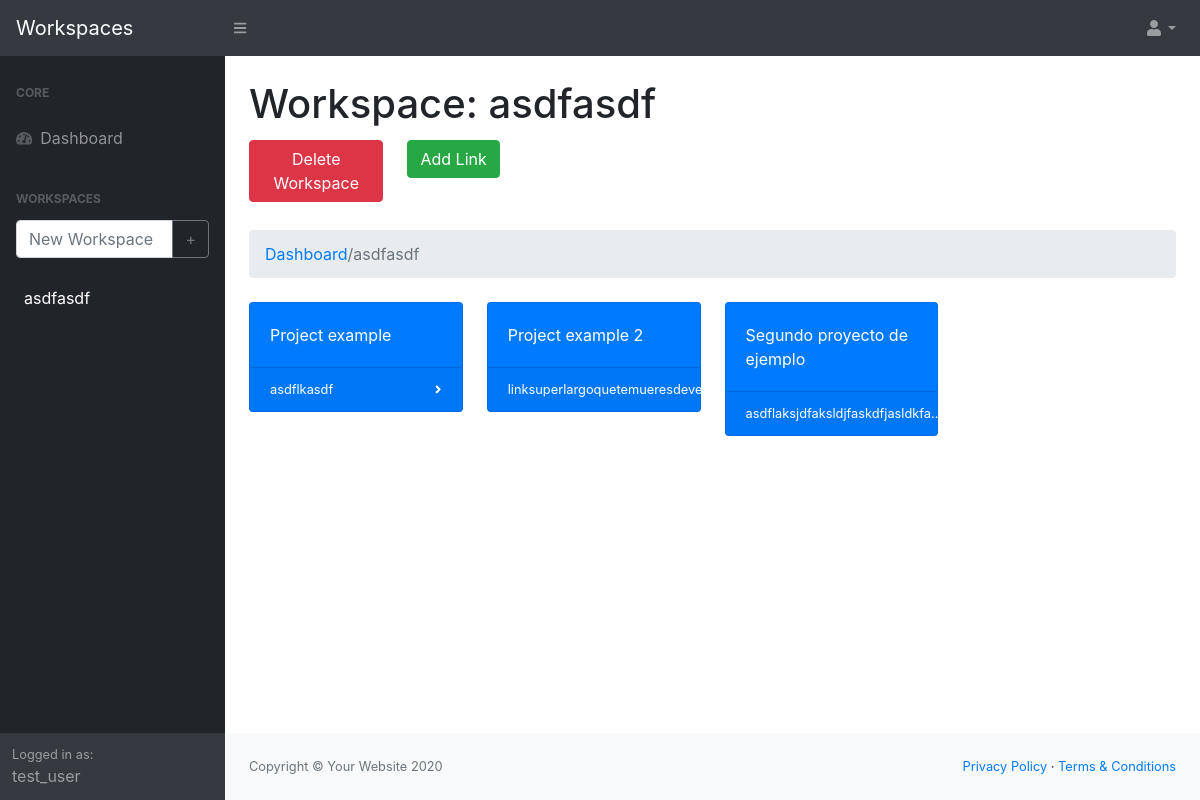
Page /workspace/asdfasdf/detail (signed in) on the earlier database version.
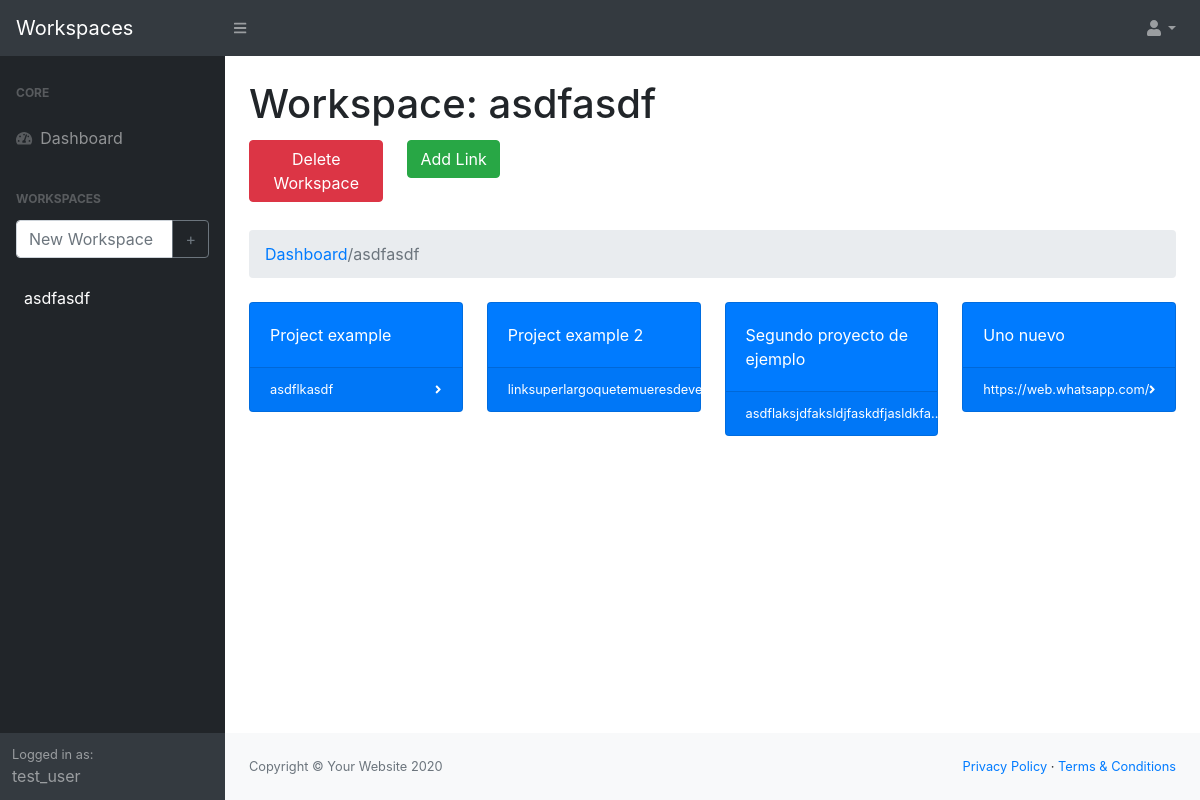
Same page on the later database version.
### workspaces/models/workspace.py (models this page shows, shortened)
class Workspace(db.Model):
    id = db.Column(db.Integer, primary_key=True)
    name = db.Column(db.String(64), index=True)
    user_id = db.Column(db.Integer, db.ForeignKey('user.id'))
    links = db.relationship('Link', cascade='all, delete-orphan', lazy='dynamic')

### workspaces/models/user.py (models this page shows, shortened)
class User(UserMixin,db.Model):
    id = db.Column(db.Integer, primary_key=True)
    username = db.Column(db.String(64), index=True, unique=True)
    email = db.Column(db.String(120), index=True, unique=True)
    password_hash = db.Column(db.String(128))
    workspaces = db.relationship('Workspace', cascade='all, delete-orphan', lazy='dynamic')

### workspaces/models/link.py (models this page shows, shortened)
class Link(db.Model):
    id = db.Column(db.Integer, primary_key=True)
    name = db.Column(db.String(64), index=True)
    url = db.Column(db.String(64), index=True)
    workspace_id = db.Column(db.Integer, db.ForeignKey('workspace.id'))

### workspaces/routes.py (the view, shortened to what this page needs)
@app.route('/workspace/<workspace_name>/detail', methods=['GET', 'POST'])
def workspace_detail(workspace_name):
    workspaces = workspace.get_all_workspaces(current_user)
    links_urls = [workspace.links for workspace in workspaces]
    ws_form = NewWorkspaceForm()
    link_form = NewLinkForm()
    del_ws_form = DeleteWorkspaceForm()
    workspace_names = [workspace.name for workspace in workspaces]
    detailed_workspace = [workspace for workspace in workspaces if workspace.name == workspace_name][0]
    return render_template('ws_detail.html', workspaces=workspaces, ws_form=ws_form, link_form=link_form, del_ws_form=del_ws_form, detailed_workspace=detailed_workspace)

### workspaces/forms/workspace.py
class NewWorkspaceForm(FlaskForm):
    ws_name = StringField('New Workspace', validators=[DataRequired()], render_kw={"placeholder": "New Workspace"})
    submit = SubmitField('+')

### workspaces/forms/link.py
class NewLinkForm(FlaskForm):
    name = StringField('Name', validators=[DataRequired()], render_kw={'placeholder': 'Url name'})
    url = StringField('Url', validators=[DataRequired()], render_kw={'placeholder': 'Url'})
    submit = SubmitField('Add')

### workspaces/models/user.py (called while the page is built)
@login.user_loader
def load_user(id):
    return User.query.get(int(id))

### workspaces/models/workspace.py (called while the page is built)
def get_all_workspaces(user=None):
    try:
        return Workspace.query.filter_by(user_id=user.id).all()
    except:
        return None

### workspaces/templates/ws_detail.html (shortened to what this page needs)
{% extends 'logged_base.html' %}
{% block detail %}
<div class="container-fluid">
    <h1 class="mt-4">Workspace: {{ detailed_workspace.name }}</h1>
    <div class="row">
        <div class="col-sm-2 my-1">
            <form method ="post" action="/"><button type="submit" name="delete_ws" value="{{detailed_workspace.name}}" class="btn btn-danger">Delete Workspace</button></form>
        </div>
        <div class="col-sm-2 my-1">
            <a class="btn btn-success" href="#new_link_form" id="new_link_show_btn">Add Link</a>
        </div>
    </div>
    <ol class="breadcrumb my-4">
        <li class="breadcrumb-item active"><a href="{{ url_for('index') }}">Dashboard</a>/{{ detailed_workspace.name }}</li>
    </ol>
    <div class="row">
        {% for link in detailed_workspace.links %}
        <div class="col-xl-3 col-md-6">
            <div class="card bg-primary text-white mb-4">
                <div class="card-body">{{ link.name }}</div>
                <div class="card-footer d-flex align-items-center justify-content-between">
                    {% if link.url|length > 35 %}
                    <a class="small text-white stretched-link" href="{{ link.url }}" target="_blank">{{ link.url[:31] }}...</a>
                    {% else %}
                    <a class="small text-white stretched-link" href="{{ link.url }}" target="_blank">{{ link.url }}</a>
                    {% endif %}
                    <div class="small text-white"><i class="fas fa-angle-right"></i></div>
                </div>
            </div>
        </div>
        {% endfor %}
    </div>
</div>
{% endblock %}

### workspaces/templates/logged_base.html (shortened to what this page needs)
{% extends "base.html" %}
{% block content %}
<div id="layoutSidenav">
    <div id="layoutSidenav_nav">
        <nav class="sb-sidenav accordion sb-sidenav-dark" id="sidenavAccordion">
            <div class="sb-sidenav-menu">
                <div class="nav">
                    <div class="sb-sidenav-menu-heading">Core</div>
                    <a class="nav-link" href="{{ url_for('index') }}">
                        <div class="sb-nav-link-icon"><i class="fas fa-tachometer-alt"></i></div>
                        Dashboard
                    </a>
                    <div class="sb-sidenav-menu-heading">Workspaces</div>
                    <form action="" class="mx-3 text-center" method="post" novalidate>
                        <div class="input-group mb-3">
                            {{ ws_form.ws_name(class="form-control") }}
                            <div class="input-group-append">
                                {{ ws_form.submit(class="btn btn-outline-secondary") }}
                            </div>
                        </div>
                    </form>
                    {% for workspace in workspaces %}
                    <a class="nav-link" href="{{ url_for('workspace_detail', workspace_name=workspace.name) }}">
                        {{ workspace.name }}
                    </a>
                    {% endfor %}
                </div>
            </div>
            <div class="sb-sidenav-footer">
                <div class="small">Logged in as:</div>
                {{ current_user.username }}
            </div>
        </nav>
    </div>
    <div id="layoutSidenav_content">
        <main>
            {% block detail %}
            {% endblock %}
        </main>
        <footer class="py-4 bg-light mt-auto">
            <div class="container-fluid">
                <div class="d-flex align-items-center justify-content-between small">
                    <div class="text-muted">Copyright &copy; Your Website 2020</div>
                    <div>
                        <a href="#">Privacy Policy</a>
                        &middot;
                        <a href="#">Terms &amp; Conditions</a>
                    </div>
                </div>
            </div>
        </footer>
    </div>
</div>
{% endblock %}

### workspaces/templates/base.html (shortened to what this page needs)
<!DOCTYPE html>
<html lang="en">
    <head>
        <link href="{{ url_for('static', filename='css/styles.css') }}" rel="stylesheet" />
        <link href="https://cdn.datatables.net/1.10.20/css/dataTables.bootstrap4.min.css" rel="stylesheet" />
    </head>
    <body class="sb-nav-fixed">
        <nav class="sb-topnav navbar navbar-expand navbar-dark bg-dark">
            <a class="navbar-brand" href="#">Workspaces</a>
            {% if current_user.is_anonymous == False %}
            <button class="btn btn-link btn-sm order-1 order-lg-0" id="sidebarToggle" href="#"><i class="fas fa-bars"></i></button>
            {% endif %}
            <ul class="navbar-nav ml-auto ml-md-0">
                <li class="nav-item dropdown">
                    <a class="nav-link dropdown-toggle" id="userDropdown" href="#" role="button" data-toggle="dropdown" aria-haspopup="true" aria-expanded="false"><i class="fas fa-user fa-fw"></i></a>
                </li>
            </ul>
        </nav>
        {% block content %}{% endblock %}
    </body>
</html>

Differences in the rows shown:
added Link: name "Uno nuevo", url "https://web.whatsapp.com/"
